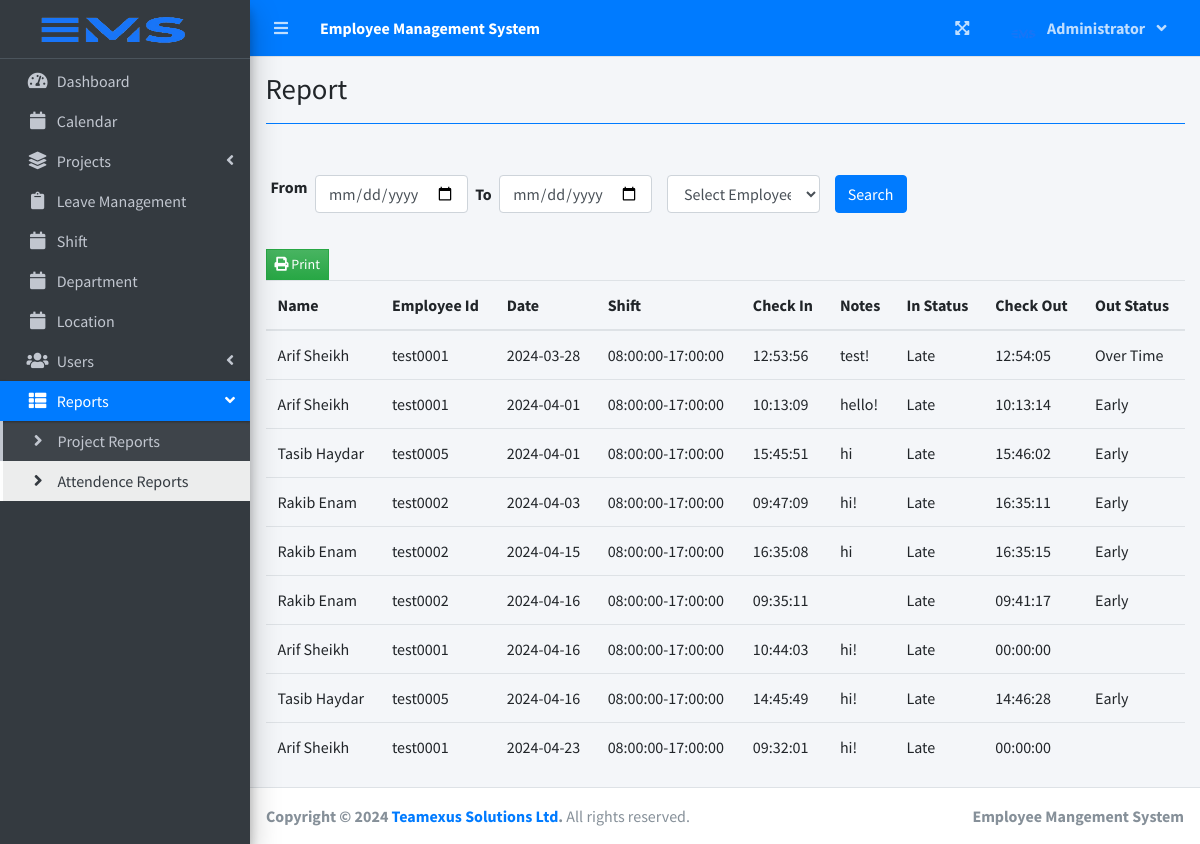
The page /index.php?page=report (signed in) on the database its author committed.
### tables this page shows
CREATE TABLE `users` (
  `id` int(30) NOT NULL,
  `username` varchar(50) NOT NULL,
  `firstname` varchar(200) NOT NULL,
  `lastname` varchar(200) NOT NULL,
  `email` varchar(200) NOT NULL,
  `password` text NOT NULL,
  `type` tinyint(1) NOT NULL DEFAULT 2 COMMENT '1 = admin, 2 = staff',
  `blood` varchar(10) NOT NULL,
  `gender` varchar(10) NOT NULL,
  `contact` int(15) NOT NULL,
  `nid` int(20) NOT NULL,
  `presentaddress` varchar(100) NOT NULL,
  `parmanentaddress` varchar(100) NOT NULL,
  `designation` varchar(30) NOT NULL,
  `Subject` varchar(20) NOT NULL,
  `degree` varchar(20) NOT NULL,
  `emergencycontact` int(15) NOT NULL,
  `shift` varchar(255) NOT NULL,
  `department` varchar(255) NOT NULL,
  `avatar` text NOT NULL DEFAULT 'no-image-available.png',
  `date_created` datetime NOT NULL DEFAULT current_timestamp()
);

CREATE TABLE `tbl_attendance` (
  `id` int(11) NOT NULL,
  `employee_id` varchar(255) NOT NULL,
  `shift` varchar(255) NOT NULL,
  `location` varchar(255) NOT NULL,
  `message` text NOT NULL,
  `date` date NOT NULL,
  `check_in` time NOT NULL,
  `in_status` varchar(255) NOT NULL,
  `check_out` time NOT NULL,
  `out_status` varchar(255) NOT NULL,
  `created_at` timestamp NOT NULL DEFAULT current_timestamp() ON UPDATE current_timestamp()
);

### report.php (the view, shortened to what this page needs)
<?php
include('header.php');
include('includes/connection.php');
?>
<?php
$from_date = '';
$to_date = '';
?>
<div class="page-wrapper">
    <div class="content">
        <div class="row">
            <form method="post">
                <div class="form-group row" style="padding: 20px;">
                    <label class="col-lg-0 col-form-label-report" for="from">From</label>
                    <div class="col-lg-3">
                        <input type="date" class="form-control" id="datetimepicker5" name="from_date"
                            placeholder="Select Date" value="<?php echo $from_date; ?>">
                    </div>
                    <label class="col-lg-0 col-form-label" for="from">To</label>
                    <div class="col-lg-3">
                        <input type="date" class="form-control" id="datetimepicker6" name="to_date"
                            placeholder="Select Date" value="<?php echo $to_date; ?>">
                    </div>
                    <div class="col-lg-3">
    <select class="form-control" id="username" name="username">
        <option value="">Select Employee Id</option>
    </select>
</div>
                    <div class="col-lg-2">
                        <button type="submit" name="srh-btn" class="btn btn-primary search-button">Search</button>
                    </div>
                </div>
            </form>
        </div><div class="card-tools">
                <button class="btn btn-flat btn-sm bg-gradient-success btn-success" id="print"><i class="fa fa-print"></i> Print</button>
            </div>
        <div class="table-responsive">
            <table class="datatable table table-stripped ">
                <thead>
                    <tr>
                        <th>Name</th>
                        <th>Employee Id</th>
                        <th>Date</th>
                        <th>Shift</th>
                        <th>Check In</th>
                        <th>Notes</th>
                        <th>In Status</th>
                        <th>Check Out</th>
                        <th>Out Status</th>
                    </tr>
                </thead>
                <tbody>
                    <?php
                    if (isset($_REQUEST['srh-btn'])) {
                        $from_date = $_POST['from_date'];
                        $to_date = $_POST['to_date'];
                        $username = isset($_POST['username']) ? $_POST['username'] : '';
                        $search_condition = '';
                        if (!empty($from_date) && !empty($to_date)) {
                            $from_date = date('Y-m-d', strtotime($from_date));
                            $to_date = date('Y-m-d', strtotime($to_date));
                            $search_condition .= "DATE(tbl_attendance.date) BETWEEN '$from_date' AND '$to_date'";
                        }
                        if (!empty($username)) {
                            if (!empty($search_condition)) $search_condition .= " AND ";
                            $search_condition .= "users.username = '$username'";
                        }
                        if (!empty($search_condition)) {
                            $search_query = mysqli_query($connection, "SELECT users.firstname, users.lastname, users.username, tbl_attendance.date, users.shift, tbl_attendance.check_in, tbl_attendance.message, tbl_attendance.in_status, tbl_attendance.check_out, tbl_attendance.out_status FROM users INNER JOIN tbl_attendance ON tbl_attendance.employee_id=users.username WHERE $search_condition");
                            while ($row = mysqli_fetch_array($search_query)) {
                                ?>
                    <tr>
                        <td><?php echo $row['firstname'] . " " . $row['lastname']; ?></td>
                        <td><?php echo $row['username']; ?></td>
                        <td><?php echo $row['date']; ?></td>
                        <td><?php echo $row['shift']; ?></td>
                        <td><?php echo $row['check_in']; ?></td>
                        <td><?php echo $row['message']; ?></td>
                        <td><?php echo $row['in_status']; ?></td>
                        <td><?php echo $row['check_out']; ?></td>
                        <td><?php echo $row['out_status']; ?></td>
                    </tr>
                    <?php
                            }
                        }
                    } else {
                        $fetch_query = mysqli_query($connection, "SELECT users.firstname, users.lastname, users.username, tbl_attendance.date, users.shift, tbl_attendance.check_in, tbl_attendance.message, tbl_attendance.in_status, tbl_attendance.check_out, tbl_attendance.out_status FROM users INNER JOIN tbl_attendance ON tbl_attendance.employee_id=users.username");
                        while ($row = mysqli_fetch_array($fetch_query)) {
                            ?>
                    <tr>
                        <td><?php echo $row['firstname'] . " " . $row['lastname']; ?></td>
                        <td><?php echo $row['username']; ?></td>
                        <td><?php echo $row['date']; ?></td>
                        <td><?php echo $row['shift']; ?></td>
                        <td><?php echo $row['check_in']; ?></td>
                        <td><?php echo $row['message']; ?></td>
                        <td><?php echo $row['in_status']; ?></td>
                        <td><?php echo $row['check_out']; ?></td>
                        <td><?php echo $row['out_status']; ?></td>
                    </tr>
                    <?php } } ?>
                </tbody>
            </table>
        </div>
    </div>
</div>

### rows shown on the page
users: firstname "Arif", lastname "Sheikh", username "test0001", tbl_attendance.date "2024-03-28", shift "08:00:00-17:00:00", tbl_attendance.check_in "12:53:56", tbl_attendance.message "test!", tbl_attendance.in_status "Late", tbl_attendance.check_out "12:54:05", tbl_attendance.out_status "Over Time", tbl_attendance.date "2024-04-01", tbl_attendance.check_in "10:13:09", tbl_attendance.message "hello!", tbl_attendance.check_out "10:13:14", tbl_attendance.out_status "Early", tbl_attendance.date "2024-04-16", tbl_attendance.check_in "10:44:03", tbl_attendance.message "hi!", tbl_attendance.check_out "00:00:00", tbl_attendance.date "2024-04-23", tbl_attendance.check_in "09:32:01"
users: firstname "Tasib", lastname "Haydar", username "test0005", tbl_attendance.date "2024-04-01", shift "08:00:00-17:00:00", tbl_attendance.check_in "15:45:51", tbl_attendance.message "hi", tbl_attendance.in_status "Late", tbl_attendance.check_out "15:46:02", tbl_attendance.out_status "Early", tbl_attendance.date "2024-04-16", tbl_attendance.check_in "14:45:49", tbl_attendance.message "hi!", tbl_attendance.check_out "14:46:28"
users: firstname "Rakib", lastname "Enam", username "test0002", tbl_attendance.date "2024-04-03", shift "08:00:00-17:00:00", tbl_attendance.check_in "09:47:09", tbl_attendance.message "hi!", tbl_attendance.in_status "Late", tbl_attendance.check_out "16:35:11", tbl_attendance.out_status "Early", tbl_attendance.date "2024-04-15", tbl_attendance.check_in "16:35:08", tbl_attendance.message "hi", tbl_attendance.check_out "16:35:15", tbl_attendance.date "2024-04-16", tbl_attendance.check_in "09:35:11", tbl_attendance.check_out "09:41:17"

### other values the page prints
$_SESSION['login_firstname'] "Administrator"
$title "Report"
